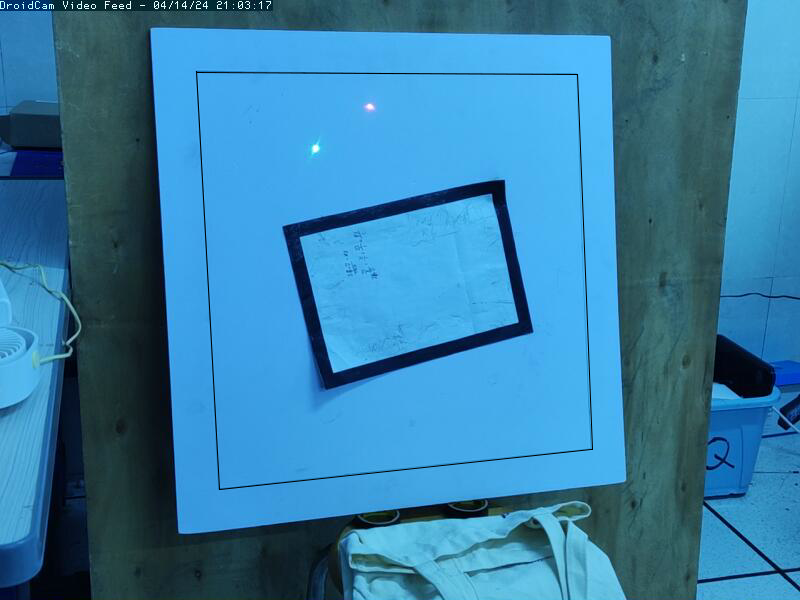
#> input picture 23Electric_E/Picture5/5.png, 800 x 600 px
$ python main.py
#> lines starting #> are read from the running program, lines starting #| are printed output that depends on the picture; after the words box and inside, x2 and y2 are one past the last pixel; in counts of white or black regions, pixels touching at a corner belong together
### 23Electric_E/Picture5/find_Rect.py
import cv2
import numpy as np

class RectDetector(object):
    """
    矩形识别器
    """
    def __init__(self) -> None:
        self.maxval = 255   #经调试，图像1在(152,255)时识别抗干扰能力最强
        self.minval = 152
        self.min_area_threshold = 1000 # 最小面积阈值
    # [4 lines left out: function createTrackbar, not called in this run]

    # region 回调函数
    def callback_maxval(self, x):
        self.maxval = x

    def callback_minval(self, x):
        self.minval = x
    # endregion

    def detect(self, _img):         #矩形检测器
        lst = []
        areas = []
        img = _img.copy()
        gray = cv2.cvtColor(img, cv2.COLOR_BGR2GRAY)
        # 高斯模糊
        blurred = cv2.GaussianBlur(gray, (3, 3), 0)
        # 使用Canny算子提取边缘
        edges = cv2.Canny(blurred, self.minval, self.maxval)
        #cv2.imshow("2",edges)
        contours, _ = cv2.findContours(edges, cv2.RETR_LIST, cv2.CHAIN_APPROX_SIMPLE)  # 找到边缘
        min_area = float('inf')
        min_rect_center = None
        for cnt in contours:
            epsilon = 0.01 * cv2.arcLength(cnt, True)
            approx = cv2.approxPolyDP(cnt, epsilon, True)  # 近似轮廓

            if len(approx) == 4 and cv2.contourArea(approx) > self.min_area_threshold:  # 如果近似后的轮廓有四个顶点，那么它可能是一个矩形
                areas.append(cv2.contourArea(approx))  # 将面积存储
                lst.append(approx)  # 将矩形存储
                cv2.drawContours(_img, [approx], -1, (0, 0, 255), 2)  # 在原始图像上画出矩形

                # 计算矩形的面积
                area = cv2.contourArea(approx)
                if area < min_area:
                    min_area = area
                    min_rect_center = self.get_intersection(approx[0][0], approx[2][0], approx[1][0], approx[3][0])

                # 画对角线
                cv2.line(_img, tuple(approx[0][0]), tuple(approx[2][0]), (0, 255, 0), 1)  # 对角线1
                cv2.line(_img, tuple(approx[1][0]), tuple(approx[3][0]), (0, 255, 0), 1)  # 对角线2

                # 计算对角线交点
                intersection = self.get_intersection(approx[0][0], approx[2][0], approx[1][0], approx[3][0])
                cv2.circle(_img, intersection, 5, (0, 255, 255), -1)
                cv2.putText(_img, '({}, {})'.format(intersection[0], intersection[1]),
                            (intersection[0] + 10, intersection[1]),
                            cv2.FONT_HERSHEY_TRIPLEX, 0.5, (0, 255, 255), 1)

        # 按面积排序，找出第二大矩形
        if len(areas) > 1:
            sorted_indices = np.argsort(areas)
            second_largest_index = sorted_indices[-3]  #获取第二大的矩形的索引
            second_largest_rect = lst[second_largest_index]
            print("细线四角坐标：")
            for point in second_largest_rect:
                print(point[0])
        return _img, lst ,min_rect_center ,second_largest_rect

    def get_intersection(self, p1, p2, p3, p4):
        """计算两条对角线的交点"""
        x1, y1 = p1
        x2, y2 = p2
        x3, y3 = p3
        x4, y4 = p4

        denom = (y4 - y3) * (x2 - x1) - (x4 - x3) * (y2 - y1)
        if denom == 0:
            return None  # 平行或重合
        ua = ((x4 - x3) * (y1 - y3) - (y4 - y3) * (x1 - x3)) / denom
        intersection_x = int(x1 + ua * (x2 - x1))
        intersection_y = int(y1 + ua * (y2 - y1))
        return (intersection_x, intersection_y)

### 23Electric_E/Picture5/find_circle.py
import cv2
import numpy as np
def find_red_green(m_img , test_area):
        "查找红绿点的坐标"
        img = m_img.copy()
        hsv_image = cv2.cvtColor(img, cv2.COLOR_BGR2HSV)

        # 创建一个与输入图像大小相同的空白掩膜
        mask = np.zeros(hsv_image.shape[:2], dtype=np.uint8)

        # 将 test_area 的四个点坐标转换为 numpy 数组
        points = np.array(test_area, dtype=np.int32)

        # 在掩膜上绘制多边形区域并填充
        cv2.fillPoly(mask, [points], 255)

        # 将掩膜应用于 HSV 图像
        roi = cv2.bitwise_and(hsv_image, hsv_image, mask=mask)

        # 定义红色和绿色的HSV颜色范围
        lower_red = np.array([100, 10, 120])
        upper_red = np.array([255, 110, 255])
        lower_green = np.array([50, 100, 100])
        upper_green = np.array([100, 160, 255])

         # 创建红色和绿色的掩码
        mask_red = cv2.inRange(roi, lower_red, upper_red)
        mask_green = cv2.inRange(roi, lower_green, upper_green)

        # 进行形态学操作以去除噪点
        kernel = np.ones((5, 5), np.uint8)
        mask_red = cv2.morphologyEx(mask_red, cv2.MORPH_CLOSE, kernel)
        mask_green = cv2.morphologyEx(mask_green, cv2.MORPH_CLOSE, kernel)

        # 查找红色和绿色点的轮廓
        contours_red, _ = cv2.findContours(mask_red, cv2.RETR_EXTERNAL, cv2.CHAIN_APPROX_SIMPLE)
        contours_green, _ = cv2.findContours(mask_green, cv2.RETR_EXTERNAL, cv2.CHAIN_APPROX_SIMPLE)

        def find_largest_contour(contours):
            if not contours:
                return None, None
            largest_contour = max(contours, key=cv2.contourArea)
            M = cv2.moments(largest_contour)
            if M["m00"] == 0:  # 防止分母为零
                return None, None
            cx = int(M["m10"] / M["m00"])
            cy = int(M["m01"] / M["m00"])
            return largest_contour, (cx, cy)

        p_red, p_green = -1, -1
        #cv2.imshow("red",mask_red)
        #cv2.imshow("green",mask_green)
        # 找到最大红色点的轮廓并绘制和获取坐标
        largest_contour_red, red_center = find_largest_contour(contours_red)
        if red_center:
            cv2.drawContours(img, [largest_contour_red], -1, (0, 0, 255), 2)
            p_red = red_center
            print("红色点坐标:{}".format(p_red))
        else:
            print("未找到红色点")


         # 找到最大绿色点的轮廓并绘制和获取坐标
        largest_contour_green, green_center = find_largest_contour(contours_green)
        if green_center:
            cv2.drawContours(img, [largest_contour_green], -1, (0, 255, 0), 2)
            p_green = green_center
            print("绿色点坐标:{}".format(p_green))
        else:
            print("未找到绿色点")

        return p_red,p_green

### 23Electric_E/Picture5/main.py
import cv2
import numpy as np
import find_circle as find_circle
import find_Rect as find_Rect

def resize_picture(img_display , percent):
    # 获取图片的宽度和高度
        original_height, original_width = img_display.shape[:2]
        # 设定缩放比例，例如缩小到原来的50%
        scale_percent = percent
        new_width = int(original_width * scale_percent / 100)
        new_height = int(original_height * scale_percent / 100)
        dim = (new_width, new_height)
        # 缩放图片
        img_display = cv2.resize(img_display, dim, interpolation=cv2.INTER_AREA)
        return img_display

if __name__ == '__main__':
    detector = find_Rect.RectDetector()
    #detector.createTrackbar()  # 创建Trackbar
    img = cv2.imread('5.png')
#> img is the input picture: shape (600, 800, 3); mean B, G, R 166.1, 125.4, 52.9
    _img = img.copy()
    img, p_lst ,min_center,Location_Rect = detector.detect(img)
#> in detect, `gray = cv2.cvtColor(img, cv2.COLOR_BGR2GRAY)`:
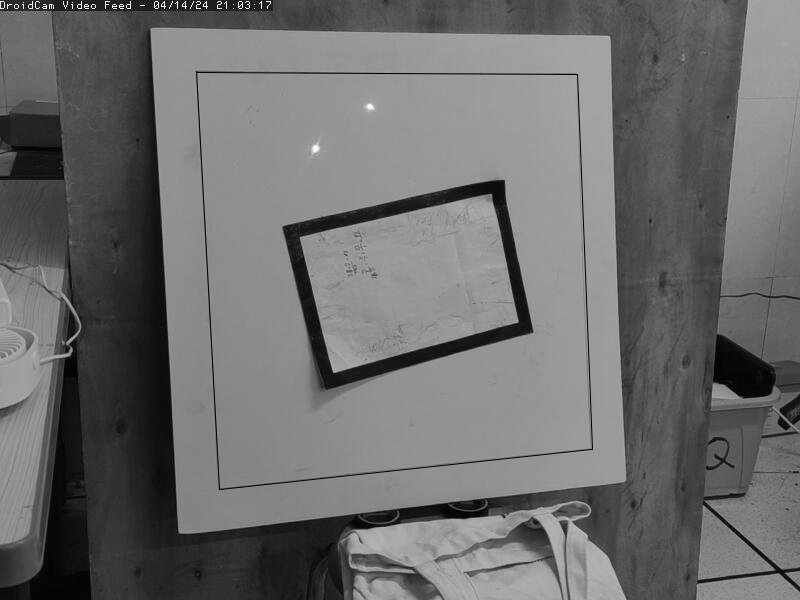
#> gray: shape (600, 800); min 0, max 253, mean 108.3
#> in detect, `edges = cv2.Canny(blurred, self.minval, self.maxval)`:
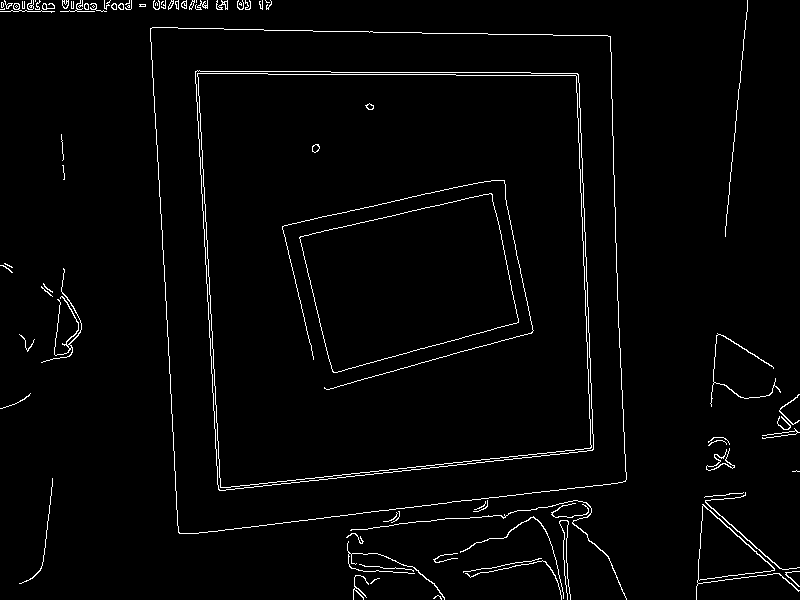
#> edges: shape (600, 800); 2.3% white in thin lines or dots
#> in detect, `contours, _ = cv2.findContours(edges, cv2.RETR_LIST, cv2.CHAIN_APPROX_..`: contours = 121 contours, 85 with area under 20; largest, box (x1, y1, x2, y2) and area: (150, 27, 627, 534) 216224, (150, 27, 627, 534) 216221, (195, 70, 594, 491) 151442, (195, 70, 594, 491) 151438, (197, 73, 592, 488) 147748
#> the loop in detect, `for cnt in contours:` made 121 passes
#> (epsilon, approx, area, min_area) on pass 40: (7.03, [[490, 193], [518, 321], [334, 372], [299, 238]], 26074.5, 26074.5)
#> (epsilon, approx, area) on passes 41, 49, 50, 51, 52, 53: (7.05, [[491, 193], [299, 237], [333, 372], [518, 322]], 26315.5), (15.67, [[197, 74], [575, 75], [591, 446], [221, 487]], 147008), (15.69, [[197, 73], [220, 487], [591, 447], [575, 75]], 147549), (15.85, [[195, 72], [576, 73], [593, 448], [220, 490]], 149911), (15.87, [[195, 71], [219, 490], [593, 449], [577, 73]], 150645), (18.99, [[150, 29], [609, 36], [626, 479], [180, 533]], 214811)
#> after the loop in detect, `for cnt in contours:`: areas = [26074.5, 26315.5, 147008, 147549, 149911, 150645, 214811, 215659]; lst = 8 contours; box (x1, y1, x2, y2) and area: (150, 28, 626, 534) 215659, (150, 29, 627, 534) 214811, (195, 71, 594, 491) 150645, (195, 72, 594, 491) 149911, (197, 73, 592, 488) 147549, (197, 74, 592, 488) 147008, (299, 193, 519, 373) 26316, (299, 193, 519, 373) 26074; min_area = 26074.5
#> in detect, `sorted_indices = np.argsort(areas)`: sorted_indices = [0, 1, 2, 3, 4, 5, 6, 7]
#> in detect, `second_largest_index = sorted_indices[-3]`: second_largest_index = 5
#> in detect, `second_largest_rect = lst[second_largest_index]`: second_largest_rect = [[195, 71], [219, 490], [593, 449], [577, 73]]
#> the loop in detect, `for point in second_largest_rect:` made 4 passes
#| [195  71]
#| [219 490]
#| [593 449]
#| [577  73]
#> p_lst has the same summary as lst in detect; min_center = (413, 281); Location_Rect = [[195, 71], [219, 490], [593, 449], [577, 73]]
    p_red,p_green = find_circle.find_red_green(_img,Location_Rect)
#> in find_red_green, `hsv_image = cv2.cvtColor(img, cv2.COLOR_BGR2HSV)`: hsv_image: shape (600, 800, 3); mean H, S, V 99.5, 168.8, 166.2
#> in find_red_green, `cv2.fillPoly(mask, [points], 255)`:
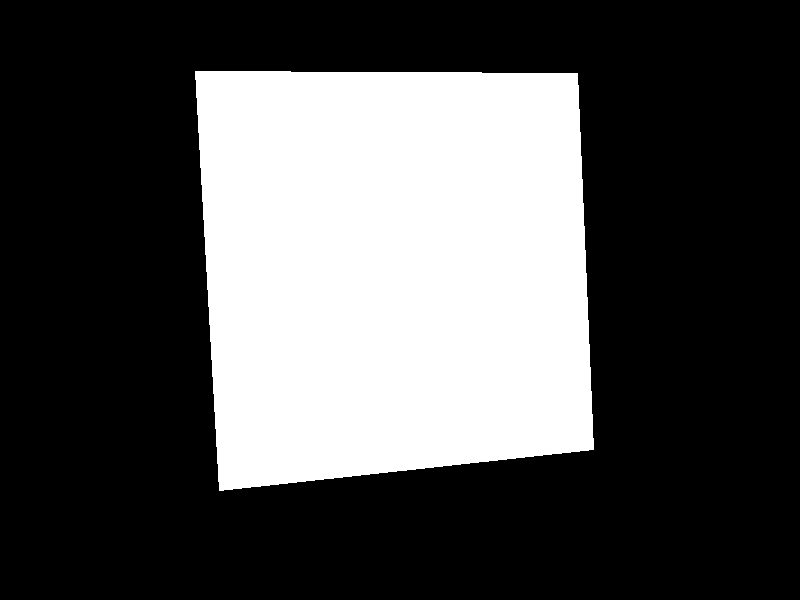
#> mask: shape (600, 800); 31.5% white; 1 white region, box (x1, y1, x2, y2) and area: (195, 71, 594, 491) 151422
#> in find_red_green, `roi = cv2.bitwise_and(hsv_image, hsv_image, mask=mask)`: roi: shape (600, 800, 3); mean H, S, V 32.2, 58.4, 70.1
#> in find_red_green, `mask_red = cv2.inRange(roi, lower_red, upper_red)`:
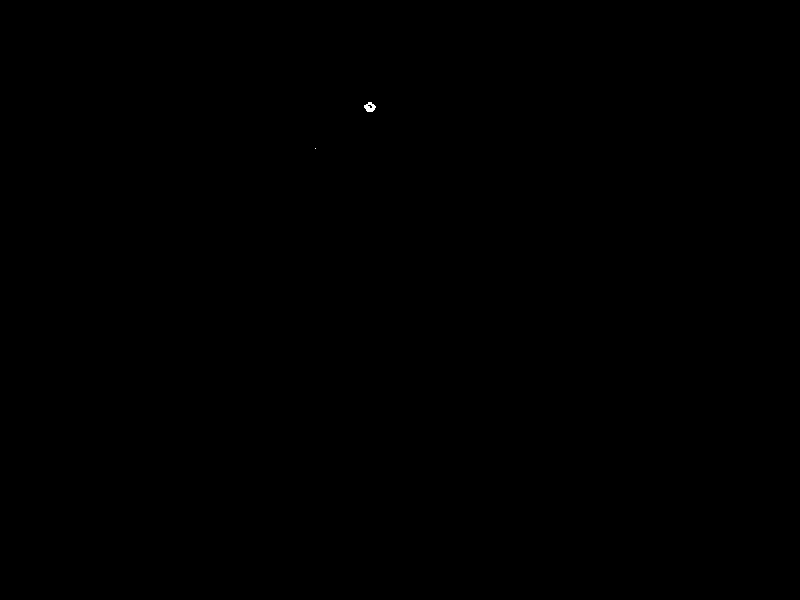
#> mask_red: shape (600, 800); 0.02% white; 2 white regions (1 under 20 px), largest, box (x1, y1, x2, y2) and area: (364, 102, 376, 112) 77
#> in find_red_green, `mask_green = cv2.inRange(roi, lower_green, upper_green)`: mask_green: shape (600, 800); 0.01% white in thin lines or dots, all inside (x1, y1, x2, y2) = (312, 143, 514, 338)
#> in find_red_green, `mask_red = cv2.morphologyEx(mask_red, cv2.MORPH_CLOSE, kernel)`: mask_red: shape (600, 800); 0.02% white; 2 white regions (1 under 20 px), largest, box (x1, y1, x2, y2) and area: (364, 102, 376, 112) 84
#> in find_red_green, `contours_red, _ = cv2.findContours(mask_red, cv2.RETR_EXTERNAL, cv2.CH..`: contours_red = 2 contours, 1 with area under 20; largest, box (x1, y1, x2, y2) and area: (364, 102, 376, 112) 68
#> in find_red_green, `contours_green, _ = cv2.findContours(mask_green, cv2.RETR_EXTERNAL, cv..`: contours_green = 10 contours, 9 with area under 20; largest, box (x1, y1, x2, y2) and area: (312, 143, 320, 154) 52
#> in find_largest_contour, `largest_contour = max(contours, key=cv2.contourArea)`: largest_contour = contour of 19 points, box (x1, y1, x2, y2) (364, 102, 376, 112), area 68
#> in find_largest_contour, `M = cv2.moments(largest_contour)`: M = moments, m00 68.5, centre m10/m00, m01/m00 = (369.5, 106.8)
#> in find_largest_contour, `cx = int(M["m10"] / M["m00"])`: cx = 369
#> in find_largest_contour, `cy = int(M["m01"] / M["m00"])`: cy = 106
#> in find_red_green, `largest_contour_red, red_center = find_largest_contour(contours_red)`: largest_contour_red has the same summary as largest_contour in find_largest_contour; red_center = (369, 106)
#> in find_red_green, `cv2.drawContours(img, [largest_contour_red], -1, (0, 0, 255), 2)`: img: shape (600, 800, 3); 0.02% of pixels changed, all inside (x1, y1, x2, y2) = (363, 101, 377, 113)
#| 红色点坐标:(369, 106)
#> in find_red_green, `largest_contour_green, green_center = find_largest_contour(contours_gr..`: largest_contour_green = contour of 12 points, box (x1, y1, x2, y2) (312, 143, 320, 154), area 52; green_center = (315, 148)
#> in find_red_green, `cv2.drawContours(img, [largest_contour_green], -1, (0, 255, 0), 2)`: img: shape (600, 800, 3); mean B, G, R 166, 125.3, 52.9
#| 绿色点坐标:(315, 148)
#> p_red = (369, 106); p_green = (315, 148)

    if p_red != -1:
        cv2.circle(img, p_red, 5, (0, 0, 255), -1)
        cv2.putText(img, f"Red: {p_red}", (p_red[0] + 10, p_red[1]), cv2.FONT_HERSHEY_SIMPLEX, 0.5, (0, 0, 255), 2)

    if p_green != -1:
        cv2.circle(img, p_green, 5, (0, 255, 0), -1)
#> img: shape (600, 800, 3); mean B, G, R 157.3, 121, 60.3
        cv2.putText(img, f"Green: {p_green}", (p_green[0] + 10, p_green[1]), cv2.FONT_HERSHEY_SIMPLEX, 0.5, (0, 255, 0), 2)
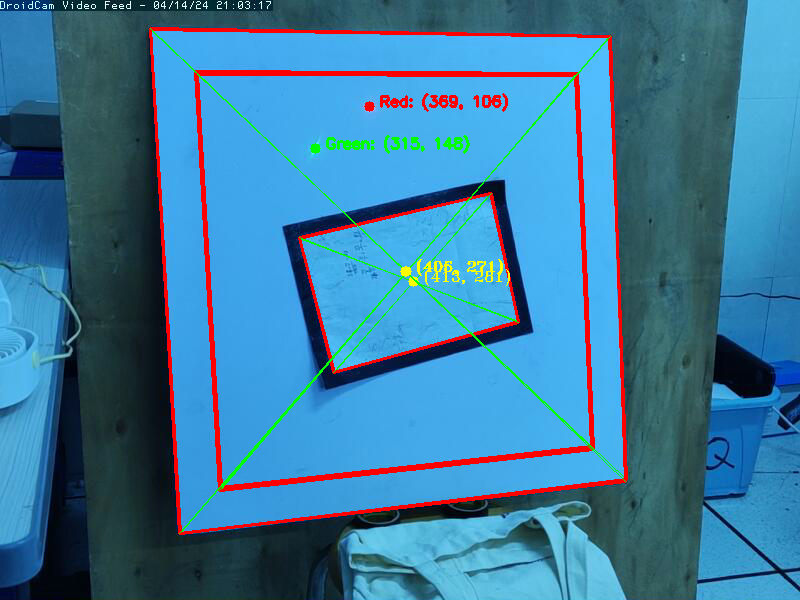
#> img: shape (600, 800, 3); mean B, G, R 156.8, 121.2, 60.1
    print("矩形中心点坐标:", min_center)
#| 矩形中心点坐标: (413, 281)
    #print(p_lst)
    while True:
        img_display = img.copy()  # 每次循环都使用一个新的图像副本，以防止重复绘制
        for rect in p_lst:
            for i in range(4):
                x, y = rect[i][0]
                cv2.putText(img_display, '({}, {})'.format(x, y),
                            (x, y),
                            cv2.FONT_HERSHEY_TRIPLEX, 0.5, (0, 255, 255), 1)
#> this loop made 8 passes
#> rect on passes 1 to 8: [[490, 193], [518, 321], [334, 372], [299, 238]], [[491, 193], [299, 237], [333, 372], [518, 322]], [[197, 74], [575, 75], [591, 446], [221, 487]], [[197, 73], [220, 487], [591, 447], [575, 75]], [[195, 72], [576, 73], [593, 448], [220, 490]], [[195, 71], [219, 490], [593, 449], [577, 73]], [[150, 29], [609, 36], [626, 479], [180, 533]], [[150, 28], [179, 533], [625, 481], [610, 36]]
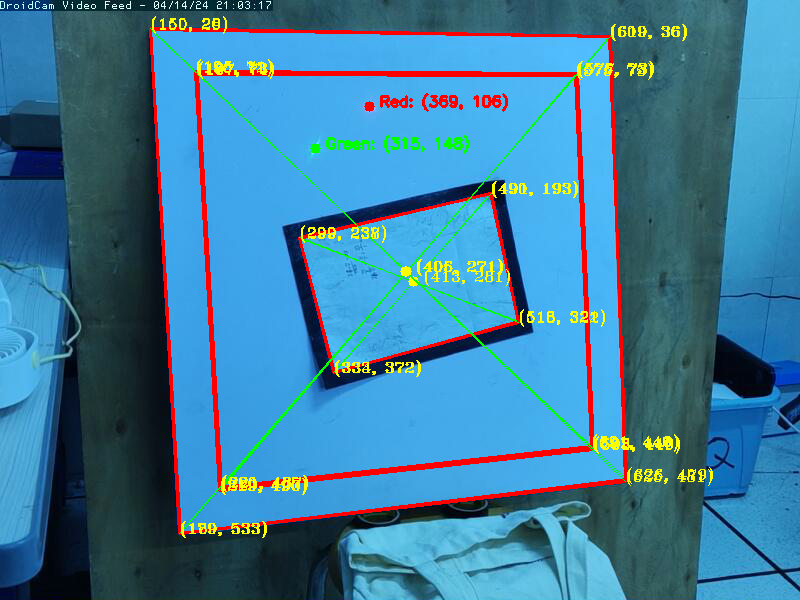
#> img_display: shape (600, 800, 3); 1.26% of pixels changed, all inside (x1, y1, x2, y2) = (152, 16, 713, 538)

        img_display = resize_picture(img_display , 110) #设定缩放比例，默认缩小为原来的50%
#> in resize_picture, `img_display = cv2.resize(img_display, dim, interpolation=cv2.INTER_AREA)`:
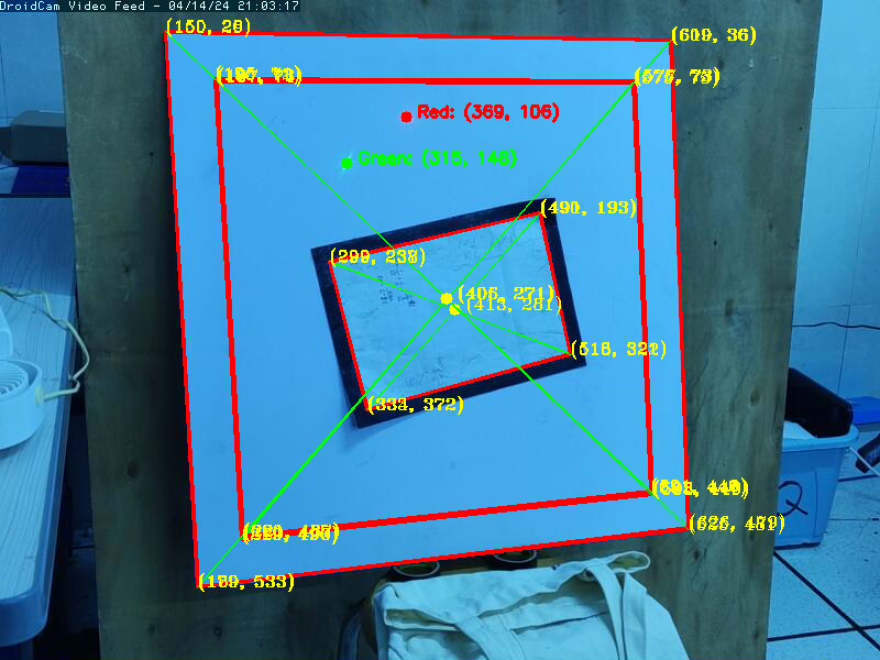
#> img_display: shape (660, 880, 3); mean of channels 0, 1, 2 155.1, 123, 62.2; drawn as B, G, R
        cv2.imshow('img', img_display)

        key = cv2.waitKey(1)
#> (key Esc is pressed here)
        # 按空格键退出
        if key == ord(' '):
            cv2.destroyAllWindows()
            break
        """"
        # 按 'c' 键清除涂鸦
        elif key == ord('c'):
            img = original_img.copy()  # 恢复原始图像
            p_lst = []  # 清除矩形列表
            img, p_lst = detector.detect(img)
            print("涂鸦已清除")
        """
